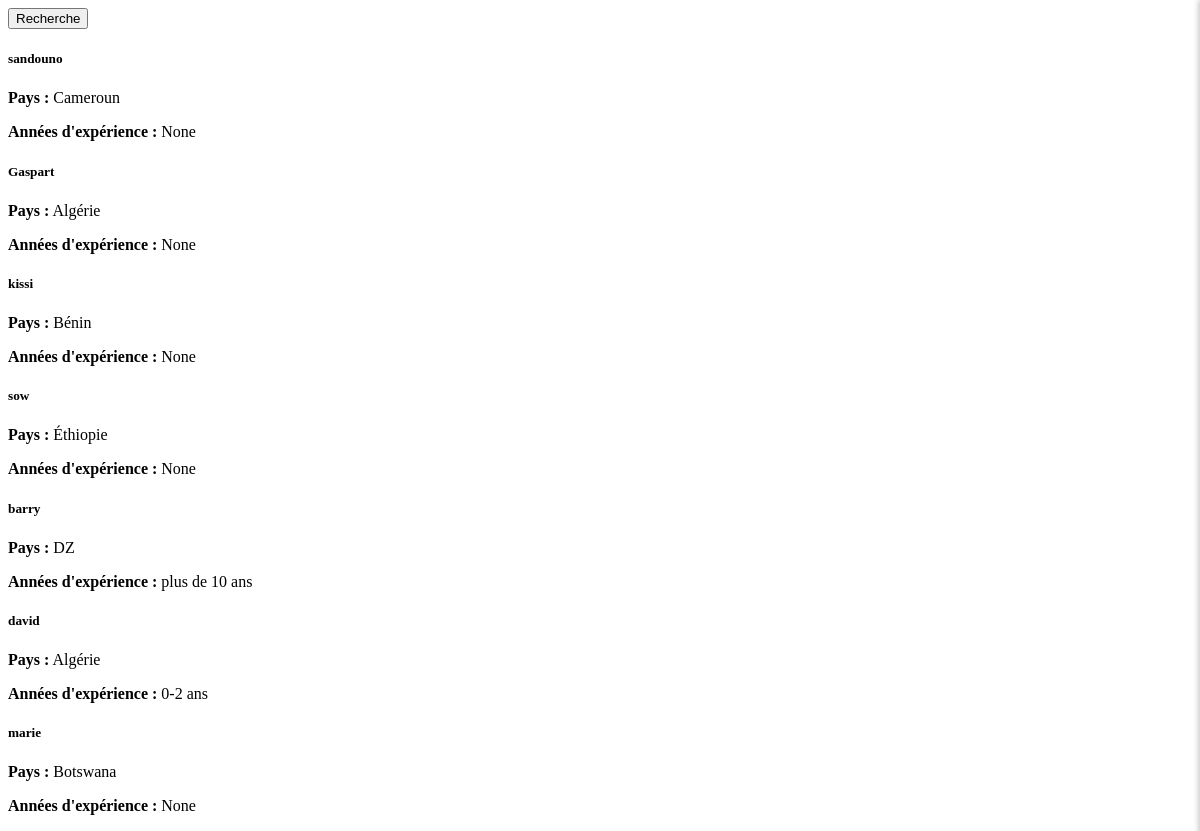
Page /gestion_content/texte on the committed database.
### gestion_utilisateur/models.py (models this page shows, shortened)
class Utilisateur(AbstractUser):
    Role_choice = [
        ('auteur','auteur'),
        ('lecteur','lecteur')
    ]
    Annee_Experience = [
        ('0-2 ans','0-2 ans'),
        ('3-5 ans','3-5 ans'),
        ('5-10 ans','5-10 ans'),
        ('plus de 10 ans','plus de 10 ans')
    ]
    PAYS_AFRICAINS = [
    ("Algérie", "Algérie"), ("Angola", "Angola"), ("Bénin", "Bénin"), ("Botswana", "Botswana"),
    ("Burkina Faso", "Burkina Faso"), ("Burundi", "Burundi"), ("Cameroun", "Cameroun"),
    ("Cap-Vert", "Cap-Vert"), ("République Centrafricaine", "République Centrafricaine"),
    ("Tchad", "Tchad"), ("Comores", "Comores"), ("Congo-Brazzaville", "Congo-Brazzaville"),
    ("Congo-Kinshasa", "Congo-Kinshasa"), ("Djibouti", "Djibouti"), ("Égypte", "Égypte"),
    ("Guinée Équatoriale", "Guinée Équatoriale"), ("Érythrée", "Érythrée"), ("Eswatini", "Eswatini"),
    ("Éthiopie", "Éthiopie"), ("Gabon", "Gabon"), ("Gambie", "Gambie"), ("Ghana", "Ghana"),
    ("Guinée", "Guinée"), ("Guinée-Bissau", "Guinée-Bissau"), ("Côte d'Ivoire", "Côte d'Ivoire"),
    ("Kenya", "Kenya"), ("Lesotho", "Lesotho"), ("Libéria", "Libéria"), ("Libye", "Libye"),
    ("Madagascar", "Madagascar"), ("Malawi", "Malawi"), ("Mali", "Mali"), ("Mauritanie", "Mauritanie"),
    ("Maurice", "Maurice"), ("Maroc", "Maroc"), ("Mozambique", "Mozambique"), ("Namibie", "Namibie"),
    ("Niger", "Niger"), ("Nigéria", "Nigéria"), ("Rwanda", "Rwanda"), ("Sao Tomé-et-Principe", "Sao Tomé-et-Principe"),
    ("Sénégal", "Sénégal"), ("Seychelles", "Seychelles"), ("Sierra Leone", "Sierra Leone"),
    ("Somalie", "Somalie"), ("Afrique du Sud", "Afrique du Sud"), ("Soudan du Sud", "Soudan du Sud"),
    ("Soudan", "Soudan"), ("Tanzanie", "Tanzanie"), ("Togo", "Togo"), ("Tunisie", "Tunisie"),
    ("Ouganda", "Ouganda"), ("Zambie", "Zambie"), ("Zimbabwe", "Zimbabwe")
]
    role = models.CharField(max_length=120, choices=Role_choice,default='lecteur')
    annee_experience = models.CharField(max_length=120, choices=Annee_Experience,blank=True, null=True)
    bio = models.TextField()
    email = models.EmailField(unique=True)
    profil_picture = models.ImageField(upload_to='media/',blank=True,null=True)
    genres = models.ManyToManyField("gestion_content.Genre", related_name="auteurs", blank=True, null=True)
    token = models.CharField(max_length=120)
    pays = models.CharField(max_length=100, choices=PAYS_AFRICAINS, default="Cameroun",null=True)
    valid_auteur = models.BooleanField(default=False)
    USERNAME_FIELD = 'email'  #  l'email pour l'authentification
    REQUIRED_FIELDS = ['username']

### gestion_content/views.py (the view)
def text_affichage(request):
    auteurs = Utilisateur.objects.all().filter(role="auteur")
    genres = request.GET.getlist('genre')  # Liste des genres sélectionnés
    pays = request.GET.getlist('pays')  # Liste des pays sélectionnés
    if genres:
        auteurs = auteurs.filter(genre__id__in=genres)  # Filtrer par genres
    if pays:
        auteurs = auteurs.filter(pays__in=pays)  # Filtrer par pays
    if request.headers.get('X-Requested-With') == 'XMLHttpRequest':
        return render(request, 'gestion_content/text.html', {'auteurs': auteurs})
    return render(request, 'gestion_content/text.html', {'auteurs': auteurs,"genres":genres})

### gestion_content/templates/gestion_content/text.html (shortened to what this page needs)
<!DOCTYPE html>
<html lang="en">
<head>
</head>
<body>
    <button class="btn btn-primary" onclick="openFilters()">Recherche</button>
    <div id="auteur-list">
        {% for auteur in auteurs %}
            <div class="card mt-3">
                <div class="card-body">
                    <h5>{{ auteur.username }}</h5>
                    <p><strong>Pays :</strong> {{ auteur.get_pays_display }}</p>
                    <p><strong>Années d'expérience :</strong> {{ auteur.annee_experience }}</p>
                </div>
            </div>
        {% endfor %}
    </div>
</body>
</html>

### rows in the picture
Utilisateur: username "sandouno", pays "Cameroun", annee_experience "None"
Utilisateur: username "Gaspart", pays "Algérie", annee_experience "None"
Utilisateur: username "kissi", pays "Bénin", annee_experience "None"
Utilisateur: username "sow", pays "Éthiopie", annee_experience "None"
Utilisateur: username "barry", pays "DZ", annee_experience "plus de 10 ans"
Utilisateur: username "david", pays "Algérie", annee_experience "0-2 ans"
Utilisateur: username "marie", pays "Botswana", annee_experience "None"
